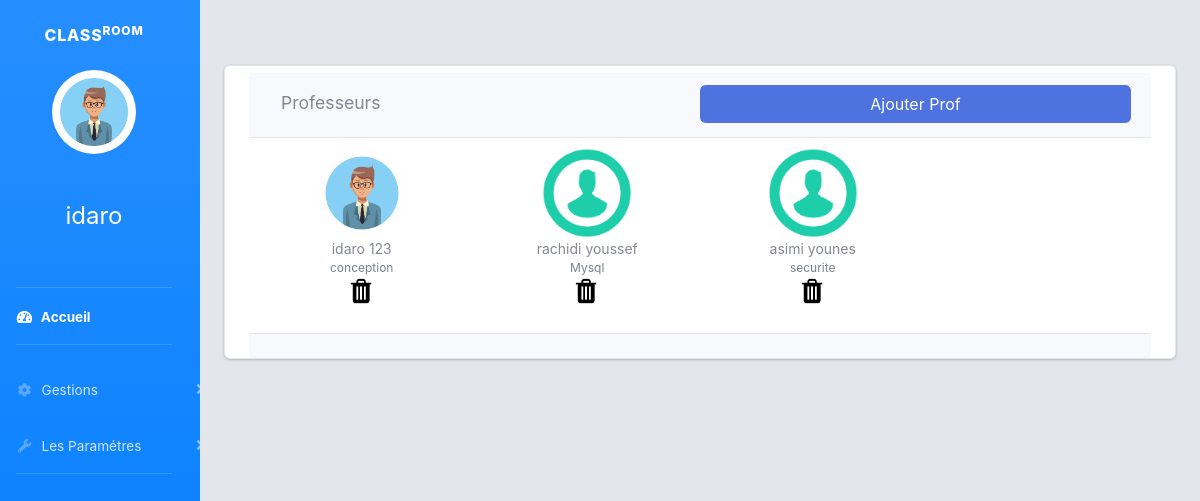
The page /profs.php (signed in) on the database its author committed.
### tables this page shows
CREATE TABLE IF NOT EXISTS `utilisateur` (
  `id_utilisateur` int(11) NOT NULL AUTO_INCREMENT,
  `mail` varchar(200) DEFAULT NULL,
  `mot_pass` varchar(255) DEFAULT NULL,
  `nom` text,
  `prenom` text,
  `matiere` varchar(50) DEFAULT NULL,
  `image` varchar(255) DEFAULT NULL,
  `id_classe` int(11) DEFAULT NULL,
  `profession` text,
  PRIMARY KEY (`id_utilisateur`),
  UNIQUE KEY `mail` (`mail`),
  KEY `FK_CONTENIR` (`id_classe`)
);

### profs.php (the view, shortened to what this page needs)
<!DOCTYPE html>
<html lang="en">
<head>
    <link rel="stylesheet" href="style/bootstrap/css/bootstrap.min.css">
   <link rel="stylesheet" href="style/font-awesome/css/all.min.css">
  <link rel="stylesheet" href="style/css/adminlte.min.css">
</head>
<body  id="page-top"  style="  background-color: #b3bfcc5c;">
<div id="wrapper">
          <ul class="navbar-nav bg-gradient-primary sidebar sidebar-dark accordion col-md-2 col-sm-2" id="accordionSidebar">
          <?php include 'nav.php';?>
          </ul>
          <div class="container-fluid col-md-10 col-sm-10">
            <div style=" padding-top: 65px;" >
                <div class="card container" style="padding-top:7px; height: auto; width:100%;">
                  <div class="  card-header "  >
                  <h3 class="card-title col-md-6 col-sm-6 " style="padding-top:7px;">Professeurs</h3>
                    <button style="float:right;" type="button" class="btn btn-primary col-md-6 col-sm-6  container" data-toggle="modal" data-target="#add_prof">
                    Ajouter Prof
                    </button>
                  </div>
                  <div class="card-body p-0" >
                    <ul class="users-list clearfix" id="tab">
                    <?php
                    include 'cnx.php';
                        $req = "SELECT * FROM utilisateur where profession = 'Professeur'";
                        $t = mysqli_query($con,$req);
                          foreach($t as $row) {
                            ?>
                    <li>
                       <img src="images/<?php echo $row['image'];?>" style="width: 90px;" alt="User Image">
                          <a class="users-list-name" >
                            <?php echo $row['nom'] ." ".$row['prenom'];?>
                          </a>
                            <span class="users-list-date"><?php echo $row['matiere'];?></span>
                          <a data-toggle="modal" data-target="#del_<?php echo $row['id_utilisateur']; ?>" href="#del_<?php echo $row['id_utilisateur']; ?>" ><img src="images/delete.png" style="width: 30px;"></a>
                      </li>
                      <?php }?>
                    </ul>
                  </div>
                  <div class="card-footer text-center">
                  </div>
                </div>
              </div>
              </div>
    </div>
    <link href="css/sb-admin-2.min.css" rel="stylesheet">
</body>
</html>

### nav.php (shortened to what this page needs)
<?php session_start();
        include 'cnx.php';
        $sql = "SELECT * from utilisateur where id_utilisateur=".$_SESSION['id'];
        $t=$con->query($sql);
?>
<!DOCTYPE html>
<html lang="en">
<head>
    <link href="css/sb-admin-2.min.css" rel="stylesheet">
</head>
<body id="page-top">
            <a class="sidebar-brand d-flex align-items-center justify-content-center" href="index.php">
            <div class="sidebar-brand-text mx-3">Class<sup>room</sup></div>
            </a>
            <div class="sidebar-brand-icon ">
                                <div class="container"><center><img class="img-profile rounded-circle" src="images/<?php foreach ($t as $row) { echo $row['image'];}?>" width="60%"></center></div><br>
                                    <span class="sidebar-brand-text mx-3" style="color:white;"><center><h4><?php foreach ($t as $row) { echo $row['nom'];}?></h4></center></span>
                            <br>
            </div>
            <br>
            <hr class="sidebar-divider my-0">
            <li class="nav-item active">
                <a class="nav-link" href="home.php">
                    <i class="fas fa-fw fa-tachometer-alt"></i>
                    <span>Accueil</span></a>
            </li>
            <hr class="sidebar-divider">
            <li class="nav-item">
                <a class="nav-link collapsed" href="#" data-toggle="collapse" data-target="#collapseTwo"
                    aria-expanded="true" aria-controls="collapseTwo">
                    <i class="fas fa-fw fa-cog"></i>
                    <span>Gestions</span>
                </a>
            </li>
            <li class="nav-item">
                <a class="nav-link collapsed" href="#" data-toggle="collapse" data-target="#collapseUtilities"
                    aria-expanded="true" aria-controls="collapseUtilities">
                    <i class="fas fa-fw fa-wrench"></i>
                    <span>Les Paramétres</span>
                </a>
            </li>
            <hr class="sidebar-divider">
            </body>
</html>

### rows shown on the page
utilisateur: image (picture), nom "idaro", prenom "123", matiere "conception"
utilisateur: image (picture), nom "rachidi", prenom "youssef", matiere "Mysql"
utilisateur: image (picture), nom "asimi", prenom "younes", matiere "securite"
